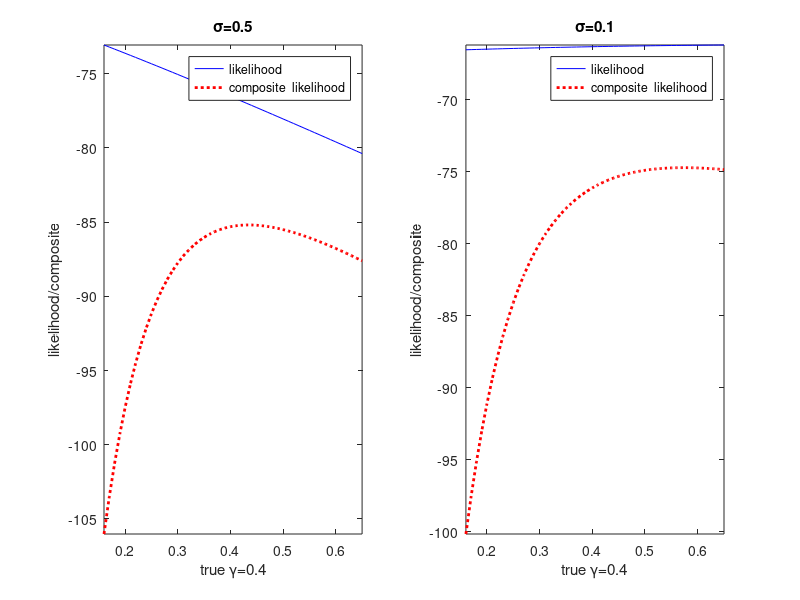

Here is the MATLAB script that generated this plot:
% likelihood and composite countours for a NK / weighted average of NK+exogenous pc.
% want  to check if composite  likelihood  makes countours  better  behaved.
%%%%%%%%%%%%%%%%%%%%%%%%%%%%%%%%%%%%%%%%%%%%%%%%%%%%%%%%%%%%%%%%%%%%
% example for section 3.2
%%%%%%%%%%%%%%%%%%%%%%%%%%%%%%%%%%%%%%%%%%%%%%%%%%%%%%%%%%%%%%%%%%%%%

close all; clc;
rng('default')

sigr=1.0; sigpi=1.0; sigy=1.0;
sigu1=1.0; sigu2=1.0;

bet=0.99;
rho=0.8;
gam=0.4; %slope  of  pc

om=0.90;

%1) case 1: sig=0.5
sig=0.5; %1/RRA coeff


T1=2000;
d=100;
steps=50;

ra=zeros(T1,1); ya=ra; pia=ra; res=ra; yb=ra; pib=ra;
yb(1)=0.0;  pib(1)=0.0; res(1)=0.0;
for j=2:T1
 % model 1
     ra(j)=sigr*randn(1);
     ya(j)=sig*sigr*randn(1)+sigy*randn(1);
     pia(j)=sig*gam*sigr*randn(1)+ sig*sigy*randn(1)+sigpi*randn(1);
% model 2 
     res(j)=sigu2*randn(1);
     yb(j)=rho*yb(j-1)+sigu1*randn(1);
     pib(j)=rho*pib(j-1)+(gam/(1-bet*rho))*sigu1*randn(1)+res(j)-rho*res(j-1);
end

  
 x=ya(T1-d:T1); w=pia(T1-d:T1); z=yb(T1-d:T1); q=pib(T1-d:T1);
 
 T=length(w)-1;

 l1=zeros(steps,1); l2=l1; gamp=l1; a4=l1; b4=l1;
 ll1=l1; ll2=l1; ll=l1;
 for  i=1:steps
     l1(i,1)=0.0;     l2(i,1)=0.0;
         gamp(i)=(gam-0.25)+0.01*i;
          a4(i)=sig*gamp(i)* sigr+ sig*sigy+sigpi;
          b4(i)=sqrt(((gamp(i)/(1-bet*rho))* sigu1)^2+(1-rho^2));
     
       for t=2:T
     % use  only  L(pi ) since  L(y)  is  independent  of  gamp(i).
           l1(i,t)=l1(i,t-1)-log(a4(i))-((w(t))^2)/(2*a4(i)^2) ;
           l2(i,t)=l2(i,t-1)-log(b4(i))-((q(t)-rho*q(t-1))^2)/(2*b4(i)^2) ;         
       end
     ll1(i)=l1(i,T);      ll2(i)=l2(i,T);
     ll(i)=om*ll1(i)+(1-om)*ll2(i);
 end
 
 
 subplot(1,2,1)
 % dum(1:40)=0;
 % dum(28)=40;

  plot(gamp,ll1,'b-',gamp,ll,'r:', 'linewidth',2);  axis tight;
  title('\sigma=0.5')
  xlabel('true \gamma=0.4')
  ylabel('likelihood/composite')
  legend('likelihood', 'composite  likelihood')

% case 2: sig=0.1  
sig=0.1;
 
yb(1)=0.0; pib(1)=0.0; res(1)=0.0;

for j=2:T1
 % model 1
     ra(j)=sigr*randn(1);
     ya(j)=sig*sigr*randn(1)+sigy*randn(1);
     pia(j)=sig*gam* sigr*randn(1)+ sig*sigy*randn(1)+sigpi*randn(1);
% model 2 
     res(j)=sigu2*randn(1);
     yb(j)=rho*yb(j-1)+sigu1*randn(1);
     pib(j)=rho*pib(j-1)+ (gam/(1-bet*rho))* sigu1*randn(1)+res(j)-rho*res(j-1);
end

 
 
  
% x=ya(T1-d:T1);  w=pia(T1-d:T1);  z=yb(T1-d:T1);  q=pib(T1-d:T1);
 
 T=length(w)-1;

 for  i=1:steps
     l1(i,1)=0.0;
     l2(i,1)=0.0;
         gamp(i)=(gam-0.25)+0.01*i;
         a4(i)=sig*gamp(i)* sigr+ sig*sigy+sigpi;
         b4(i)=sqrt(((gamp(i)/(1-bet*rho))* sigu1)^2+(1-rho^2));
     for t=2:T
         % use  only  L(pi) since  L(y) is  independent  of  gamp.
         l1(i,t)=l1(i,t-1)-log(a4(i))-((w(t))^2)/(2*a4(i)^2) ;
         l2(i,t)=l2(i,t-1)-log(b4(i))-((q(t)-rho*q(t-1))^2)/(2*b4(i)^2) ;         
     end
     ll1(i)=l1(i,T);     ll2(i)=l2(i,T);
     ll(i)=om*ll1(i)+(1-om)*ll2(i);
 end
 
 subplot(1,2,2)
 % dum(1:40)=0;
 % dum(28)=40;
  plot(gamp,ll1,'b-',gamp,ll,'r:', 'linewidth',2); axis tight;
  title('\sigma=0.1')
  xlabel('true \gamma=0.4')
  ylabel('likelihood/composite')
  legend('likelihood', 'composite  likelihood')


  
  
  
  
 